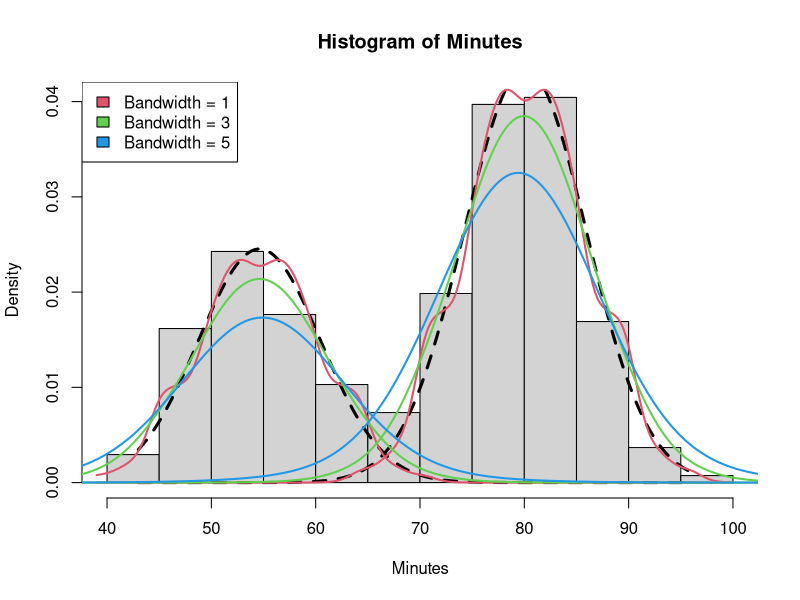

Write R code to recreate this figure.
library(mixtools)


### Name: density.npEM
### Title: Normal kernel density estimate for nonparametric EM output
### Aliases: density.npEM
### Keywords: file

### ** Examples
 
## Look at histogram of Old Faithful waiting times
data(faithful)
Minutes <- faithful$waiting
hist(Minutes, freq=FALSE)

## Superimpose equal-variance normal mixture fit:
set.seed(100)
nm <- normalmixEM(Minutes, mu=c(50,80), sigma=5, arbvar=FALSE, fast=TRUE)
x <- seq(min(Minutes), max(Minutes), len=200)
for (j in 1:2) 
  lines(x, nm$lambda[j]*dnorm(x, mean=nm$mu[j], sd=nm$sigma), lwd=3, lty=2)
  
## Superimpose several semiparametric fits with different bandwidths:
bw <- c(1, 3, 5)
for (i in 1:3) {
  sp <- spEMsymloc(Minutes, c(50,80), bw=bw[i], eps=1e-3)
  for (j in 1:2) 
    lines(density(sp, component=j, scale=TRUE), col=1+i, lwd=2)    
}
legend("topleft", legend=paste("Bandwidth =",bw), fill=2:4)
